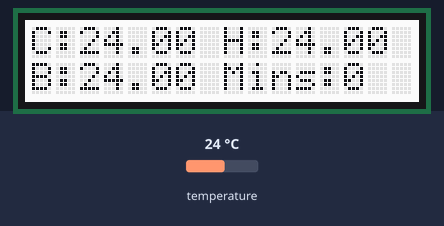
Simulated run of this sketch. Board: Arduino Uno, built with avr-gcc and run on an emulated ATmega328P. Shown: 16×2 character LCD. Inputs (shaded band) come from the test bench; at power-on: temperature 24 °C. What the sketch prints to the serial monitor is not drawn.

Above: at 1.2 s.
1.3 s: temperature set to 12 °C
At 6.0 s:
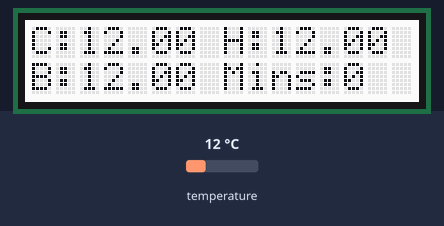
6.3 s: temperature set to 19 °C
At 11.1 s:
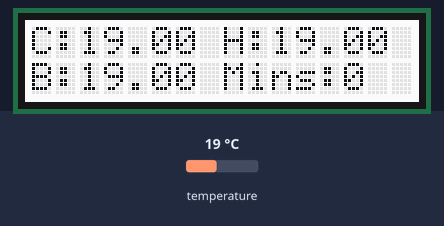
11.3 s: temperature set to 28 °C
At 16.2 s:
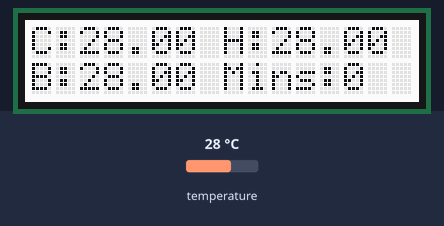
Timing chart, 0 to 17.7 s (numbered marks = the images above; inputs shaded):
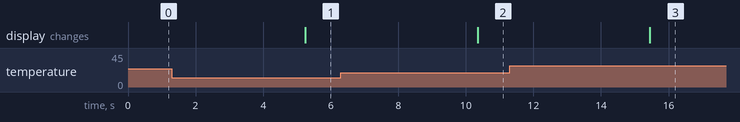

The sketch:

cleanVersion2.ino
```cpp
/**************************************************************************/
/*!
Author: Kirk Ewing
This is a demo for the Adafruit MCP9808 breakout

*/
/**************************************************************************/

#include <Wire.h>
#include "Adafruit_MCP9808.h"
#include "Adafruit_RGBLCDShield.h"


#define coldTempSensorAddress 0x18
#define hotTempSensorAddress 0x19
#define beerTempSensorAddress 0x1A

// These #defines make it easy to set the backlight color
#define RED 0x1
#define GREEN 0x2
#define YELLOW 0x3
#define BLUE 0x4
#define VIOLET 0x5
#define TEAL 0x6
#define WHITE 0x7

// Create the variable to represent the LCD Shield
Adafruit_RGBLCDShield lcd = Adafruit_RGBLCDShield();


// Create the MCP9808 temperature sensor object
Adafruit_MCP9808 coldTempSensor = Adafruit_MCP9808();
Adafruit_MCP9808 hotTempSensor = Adafruit_MCP9808();
Adafruit_MCP9808 beerTempSensor = Adafruit_MCP9808();

boolean coldError = false;
boolean hotError = false;
boolean beerError = false;


void setup() {
  Serial.begin(9600);
  Serial.println("Temp Monitoring Program");
  Wire.begin();

  // Make sure the sensor is found, you can also pass in a different i2c
  // address with tempsensor.begin(0x19) for example
  coldError = !coldTempSensor.begin(coldTempSensorAddress);
  hotError = !hotTempSensor.begin(hotTempSensorAddress);
  beerError = !beerTempSensor.begin(beerTempSensorAddress);

  //Write to Serial if any sensor isn't found
  if (coldError) Serial.println("Couldn't find coldSensor!");
  if (hotError) Serial.println("Couldn't find hotSensor!");
  if (beerError) Serial.println("Couldn't find beerSensor!");

  // Setup the LCD's number of columns and rows:
  lcd.begin(16, 2);
  // Setup the LCD backlight to White
  lcd.setBacklight(WHITE);

}

void loop() {

  float coldTemp = 0;
  float hotTemp = 0;
  float beerTemp = 0;
  /*
  // Read and print out the temperature
  float coldTemp = coldTempSensor.readTempC();
  Serial.print("Cold: "); Serial.print(coldTemp); Serial.print("*C\t     ");
  delay(250);

  float hotTemp = hotTempSensor.readTempC();
  Serial.print("Hot: "); Serial.print(hotTemp); Serial.print("*C\t     ");
  delay(250);

  float beerTemp = beerTempSensor.readTempC();
  Serial.print("Beer: "); Serial.print(beerTemp); Serial.print("*C\t     ");
  delay(250);
*/
  // Clear the LCD screen from previous content. Set cursor to first Char on Line 1
  // setCursor first var is Column, Second is Line
  lcd.clear();
  lcd.setCursor(0, 0);


  // If no error, Read Temperatures, else restart sensor
  if (!coldError)
  {
    coldTemp = coldTempSensor.readTempC(); // Read Cold Temp

    Serial.print("Cold Temp: "); // Write Cold Temp to console
    Serial.print(coldTemp);
    Serial.print("*C ");

        lcd.print("C:"); // Write Cold Temp to the LCD
        lcd.print(coldTemp);
  } else
  {
    Serial.println("Couldn't find cold MCP9808!"); // Write error to console
    //    lcd.print("C Err "); // Write error to LCD
    coldError = !coldTempSensor.begin(coldTempSensorAddress); // Restart Cold Sensor
  }

  if (!hotError)
  {
    hotTemp = hotTempSensor.readTempC(); // Read Hot Temp

    Serial.print("Hot Temp: "); // Write Hot Temp to console
    Serial.print(hotTemp);
    Serial.print("*C ");

    lcd.print(" H:"); // Write Hot Temp to the LCD
    lcd.print(hotTemp);
  } else
  {
    Serial.println("Couldn't find hot MCP9808!"); // Write error to console
    lcd.print("H Err "); // Write error to LCD
    hotError = !hotTempSensor.begin(hotTempSensorAddress); // Restart Hot Sensor
  }
    // Set Cursor to first Char on Line 2
  lcd.setCursor(0, 1);

  if (!beerError)
  {
    beerTemp = beerTempSensor.readTempC(); // Read Beer Temp

    Serial.print("Beer Temp: "); // Write Beer Temp to console
    Serial.print(beerTemp);
    Serial.print("*C\t");

    lcd.print("B:"); // Write Beer Temp to the LCD
    lcd.print(beerTemp);
  } else
  {
    Serial.println("Couldn't find beer MCP9808!"); // Write error to console
    lcd.print("B Err "); // Write error to LCD
    beerError = !beerTempSensor.begin(beerTempSensorAddress); // Restart Beer Sensor
  }

  // Print minutes since reset
  Serial.print("Mins: "); Serial.println(millis() / 60000);
  lcd.print (" Mins:"); lcd.print(millis()/60000);
  delay(5000);


}
```

Measured:
- after the input at 1.3 s, the display: changes after 4.0 s (image 1)
- after the input at 6.3 s, the display: changes after 4.0 s (image 2)
- after the input at 11.3 s, the display: changes after 4.1 s (image 3)
